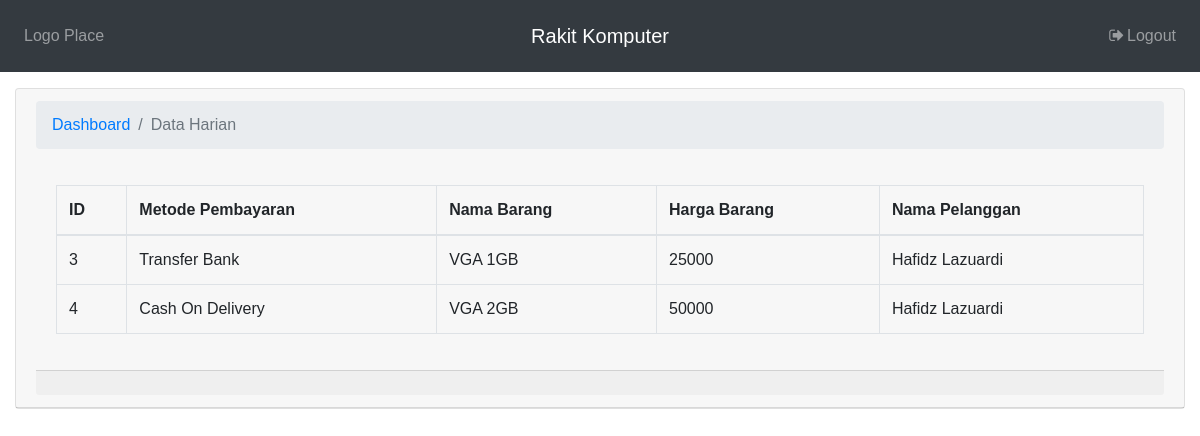
Page /index.php/ManajerController/laporanKeuangan/2021-05-28 on the committed database.
### tables this page shows
CREATE TABLE `pesanan` (
  `id_pesanan` int(3) NOT NULL,
  `metode_pembayaran` varchar(70) NOT NULL,
  `total_harga` varchar(100) NOT NULL,
  `id_barang` int(3) NOT NULL,
  `id_pelanggan` int(3) NOT NULL,
  `status` varchar(100) NOT NULL,
  `tanggal` date NOT NULL
);

### application/controllers/ManajerController.php (called while the page is built, shortened)
<?php
class ManajerController extends CI_Controller {
	function __construct()
    {
		$this->load->model('pesanan_model','pesanan');
		$this->load->model("pelanggan_model","pelanggan");
		$this->load->model('laporan_model','laporan');
		$this->load->model('barang_model','barang');
        $this->load->helper('url');
    }
	public function laporanKeuangan($tanggal){
		if($tanggal != NULL){
			$dataPesanan = $this->pesanan->getDataSpecificTanggal($tanggal);
			$arrayData = array();
			foreach($dataPesanan as $dp){
				if($dp['status'] == "SUDAH BAYAR"){
					$namaPelanggan = $this->pelanggan->getNamaPelanggan($dp['id_pelanggan']);
					$namaBarang = $this->barang->getNamaBarang($dp['id_barang']);
					$data = array(
						"id" => $dp['id_pesanan'],
                        "Metode Pembayaran" => $dp['metode_pembayaran'],
                       	"Nama Barang" => $namaBarang,
                        "Harga Barang" => $dp['total_harga'],
                        "Nama Pelanggan" => $namaPelanggan
					);
					array_push($arrayData, $data);
				}else{
					continue;
				}
			}
			$data['data_pesanan'] = $arrayData;
			$this->load->view('manajer/laporanKeuangan.php',$data);
		}else{
			$this->session->set_flashdata('error_messages',' <div><label for="Alert" style="color:red">Data Tidak Lengkap</label></div>');
			redirect('halaman_manajer');
		}
	}
}

### index.php (called while the page is built, shortened)
<?php
require_once BASEPATH.'core/CodeIgniter.php';

### application/models/pesanan_model.php (called while the page is built, shortened)
<?php
class pesanan_model extends CI_Model{
    function getDataSpecificTanggal($tanggal){
        $this->db->where('tanggal',$tanggal);
        return $this->db->get('pesanan')->result_array();
    }
}
?>

### application/views/manajer/laporanKeuangan.php (the view, shortened to what this page needs)
<!DOCTYPE html>
<html>
<head>
	<link rel="stylesheet" type="text/css" href="style.css">
    <link rel="stylesheet" href="https://maxcdn.bootstrapcdn.com/bootstrap/4.0.0/css/bootstrap.min.css">
    <link rel="stylesheet" type="text/css" href="<?php echo $this->config->item('base_url');?>/assets/css/style.css">
    <link href="<?php echo $this->config->item('base_url'); ?>/assets/vendor/font-awesome/css/font-awesome.min.css" rel="stylesheet" type="text/css">
</head>
<body>
    <nav class="navbar navbar-expand-md navbar-dark bg-dark pt-3 pb-3">
        <div class="navbar-collapse collapse w-100 order-1 order-md-0 dual-collapse2">
            <ul class="navbar-nav mr-auto">
                <li class="nav-item">
                    <a class="nav-link" href="#">Logo Place </a>
                </li>
            </ul>
        </div>
        <div class="mx-auto order-0">
            <a class="navbar-brand mx-auto" href="<?= site_url('halaman_manajer') ?>">Rakit Komputer</a>
        </div>
        <div class="navbar-collapse collapse w-100 order-3 dual-collapse2">
            <ul class="navbar-nav ml-auto">
                <li class="nav-item">
                    <a class="nav-link" data-toggle="modal" data-target="#exampleModal">
                        <i class="fa fa-fw fa-sign-out"></i>Logout
                    </a>
                </li>
            </ul>
        </div>
    </nav>
    <div class="content-wrapper">
    <div class="container-fluid">
    <div class="row">
        <div class="col-12">
        <div class="card mt-3 mb-3">
        <div class="card-header">
            <ol class="breadcrumb">
                <li class="breadcrumb-item">
                    <a href="<?= site_url('halaman_manajer')?>">Dashboard</a>
                </li>
                <li class="breadcrumb-item active">Data Harian</li>
            </ol>
            <div class="card-body">
                <div class="table-responsive">
                    <table class="table table-bordered" id="dataTable" width="100%" cellspacing="0">
                        <thead>
                            <tr>
                                <th scope="col">ID</th>
                                <th scope="col">Metode Pembayaran</th>
                                <th scope="col">Nama Barang</th>
                                <th scope="col">Harga Barang</th>
                                <th scope="col">Nama Pelanggan</th>
                            </tr>
                        </thead>
                        <tbody id="target">
                            <tr>
                            <tr><?php foreach($data_pesanan as $dp) : ?>
                                <td scope="row"><?= $dp['id']?></td>
                                <td scope="row"><?= $dp['Metode Pembayaran']?></td>
                                <td scope="row"><?= $dp['Nama Barang']?></td>
                                <td scope="row"><?= $dp['Harga Barang']?></td>
                                <td scope="row"><?= $dp['Nama Pelanggan']?></td>
                                </tr><?php endforeach; ?>
                        </tbody>
                    </table>
                </div>
                </div>
                <div class="card-footer small text-muted"> <?php echo $this->session->flashdata('info'); ?></div>
            </div>
        </div>
        </div>
      </div>
    </div>
</body>
</html>

### assets/css/style.css (style rules this page uses)
body { font-family: "Poppins", sans-serif; overflow-x: hidden; }

### rows in the picture
pesanan: id_pesanan "4", metode_pembayaran "Cash On Delivery", Nama "VGA 2GB", total_harga "50000", Nama "Hafidz Lazuardi"

### other values in the picture
$dp['id'] "3"
$dp['Metode Pembayaran'] "Transfer Bank"
$dp['Nama Barang'] "VGA 1GB"
$dp['Harga Barang'] "25000"
$dp['Nama Pelanggan'] "Hafidz Lazuardi"
